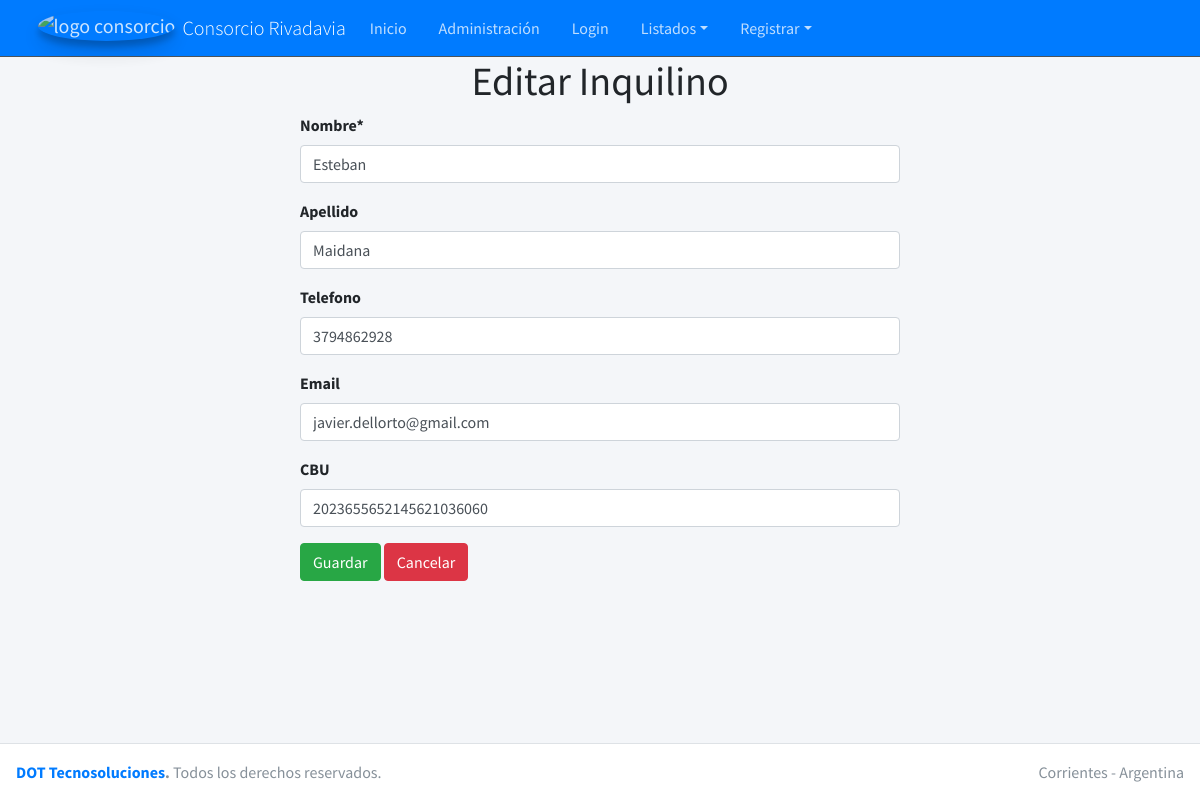
Before: /consorcio/editar_inquilino/2 with the older database file.
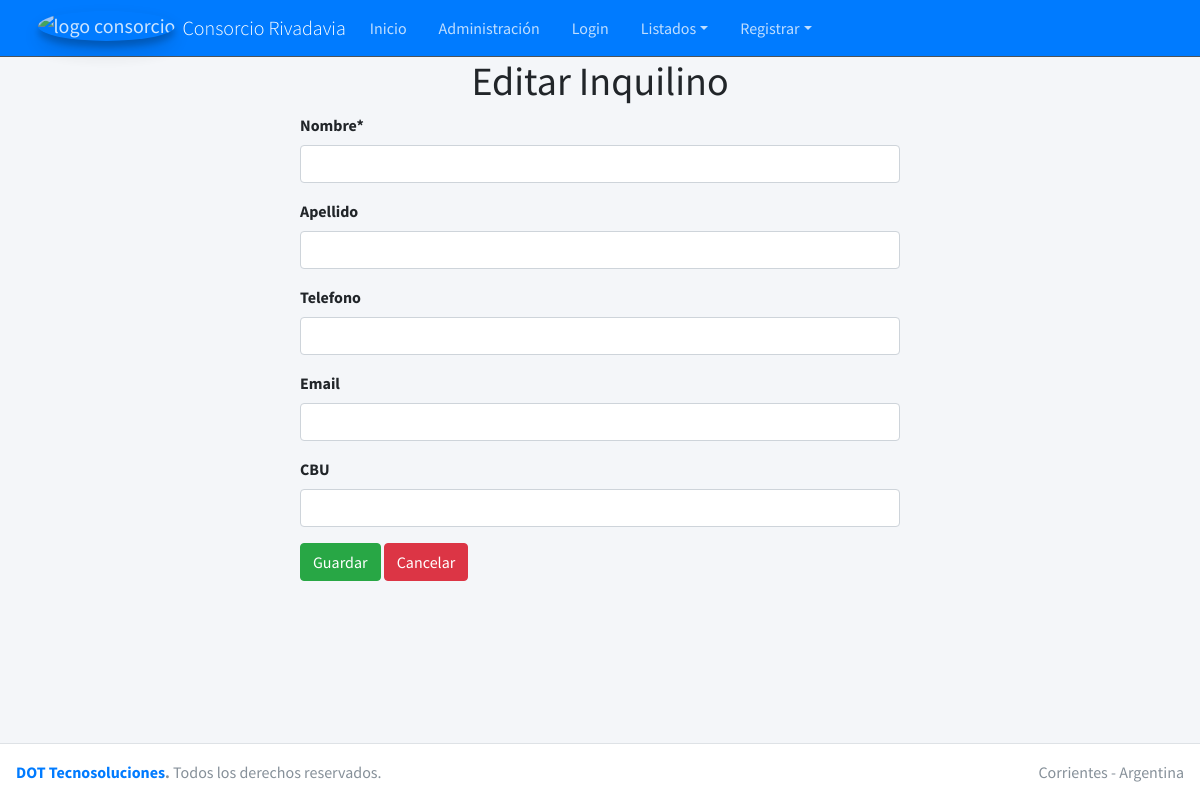
After: the same page with the newer database file.
### casa/models.py (models this page shows, shortened)
class Propietario(models.Model):
    nombre = models.CharField(max_length=30)
    apellido = models.CharField(max_length=30, blank=True)
    telefono = models.CharField(max_length=10, blank=True, null=True)
    email = models.EmailField(blank=True, null=True)
    CBU = models.CharField(max_length=22, blank=True, null=True)
    creado = models.DateTimeField(auto_now_add=True)
    modificado = models.DateTimeField(auto_now=True)
    class Meta:
        ordering = ['nombre']
        verbose_name = 'Propietarios'
        verbose_name_plural = "Propietarios"

### casa/views.py (the view)
# urls.py: path('editar_inquilino/<int:id_inquilino>', views.FormularioInquilinoView.editar_inquilino, name='editarinquilino'),
    def editar_inquilino(request, id_inquilino):
        inquilino = Propietario.objects.filter(id=id_inquilino).first()
        form = FormularioPropietario(instance = inquilino)
        return render(request, 'editarinquilino.html', {'form':form, 'inquilino':inquilino})

### casa/forms.py
class FormularioPropietario(forms.ModelForm):
    class Meta:
        model = Propietario
        fields = '__all__'

### casa/templates/editarinquilino.html (shortened to what this page needs)
{% extends 'home.html' %}
{% load crispy_forms_tags %}
{% block content %}
<h1 class="text-center">Editar Inquilino</h1>
<form action=" {% url 'actualizarinquilino' inquilino.id %}" method="POST">
  <div style="width: 50%; margin: auto">
    {{form | crispy}}
    <button type="submit" class="btn btn-success">Guardar</button>
    <a href="{% url 'inquilinos' %}" class="btn btn-danger">Cancelar</a>
  </div>
</form>
{% endblock %}

Changed rows visible on the page:
removed Propietario: nombre "Esteban", apellido "Maidana", telefono "3794862928", email "javier.dellorto@gmail.com", CBU "2023655652145621036060"
